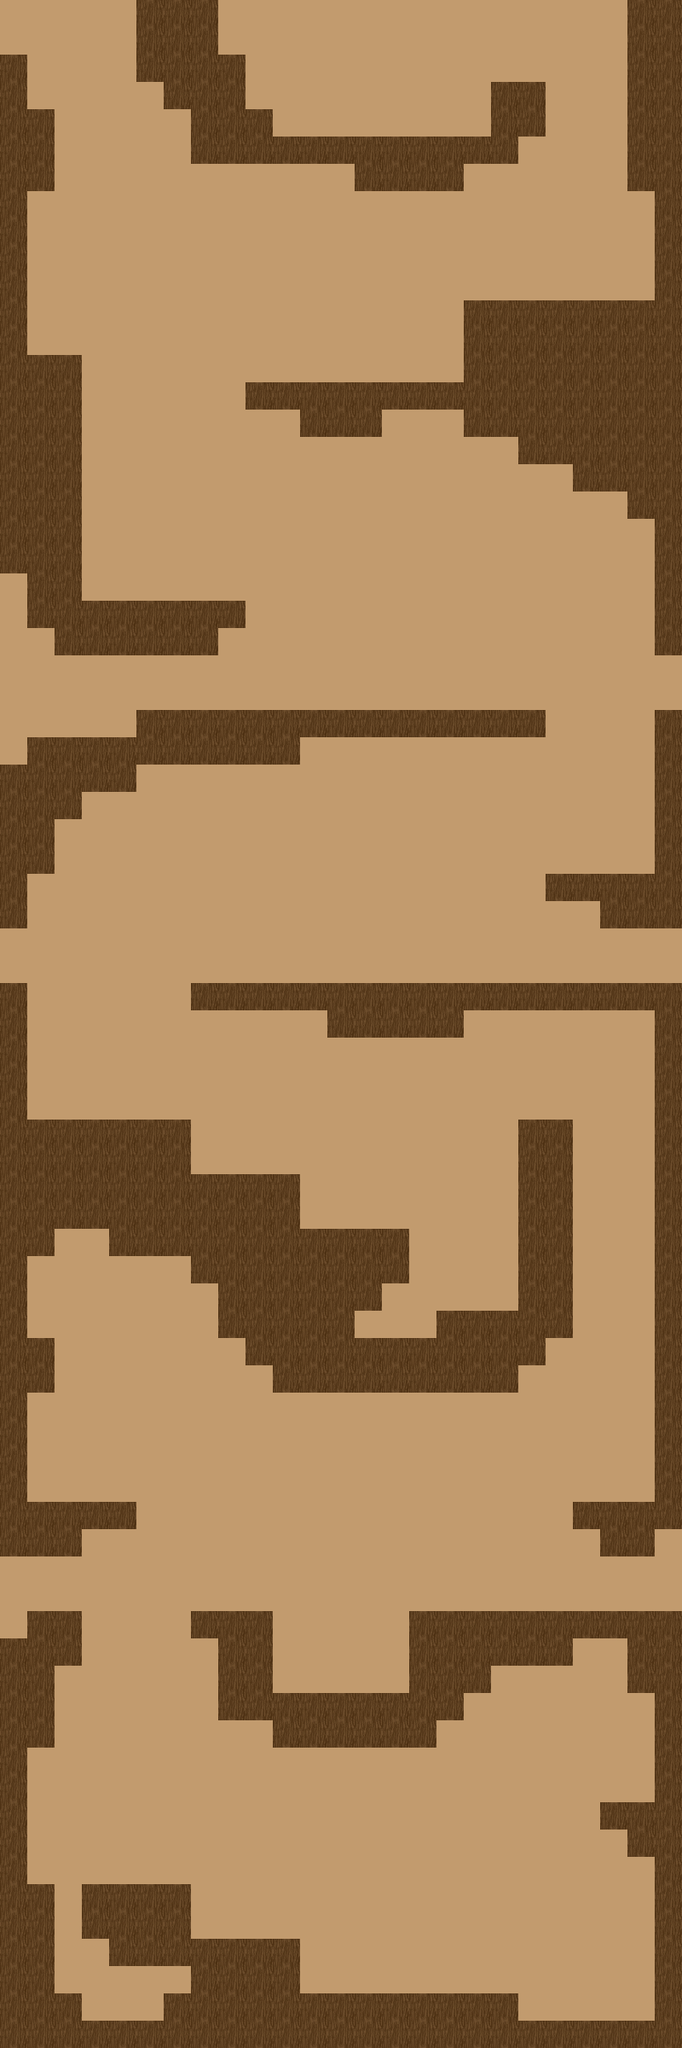

This game map was drawn from its Tiled (.tmx) file and the tilesets committed beside it. A one-line description and the trimmed map source follow:
An orthogonal 25x75 tile map with 32x32 px tiles, 2 tile layers (background, obstacles) and 85 objects (2x right, left).

<map version="1.2" tiledversion="1.2.1" orientation="orthogonal" renderorder="right-down" width="25" height="75" tilewidth="32" tileheight="32" infinite="0" nextlayerid="13" nextobjectid="140">
 <tileset firstgid="1" name="lowTreeTileset" tilewidth="32" tileheight="32" tilecount="100" columns="10">
  <image source="../../images/LowTreeLevel/lowTreeTileset.png" width="320" height="320" />
  <tile id="0">
   <properties>
    <property name="collides" type="bool" value="true" />
   </properties>
  </tile>
 </tileset>
 <layer id="6" name="background" width="25" height="75" locked="1">
  <data>[1875 cells, 1875 non-empty, 1 distinct tile ids]</data>
 </layer>
 <layer id="1" name="obstacles" width="25" height="75" locked="1">
  <data>[1875 cells, 551 non-empty, 1 distinct tile ids]</data>
 </layer>
 <objectgroup id="9" name="birdDroppings" locked="1">
  <object id="3" x="73.375" y="2326.13" />
  <object id="4" x="88" y="2326.38" />
  <object id="5" x="206.875" y="2326.5" />
  <object id="6" x="108.375" y="2358" />
  <object id="7" x="115.375" y="2358.25" />
  <object id="12" x="178" y="2358" />
  <object id="13" x="167.625" y="2358.25" />
  <object id="14" x="149.5" y="2358.25" />
  <object id="15" x="10.6667" y="53.25" />
  <object id="16" x="14.0833" y="53.25" />
  <object id="17" x="44.9167" y="117.417" />
  <object id="18" x="51.25" y="117.417" />
  <object id="19" x="20.8333" y="53.4167" />
  <object id="20" x="230.292" y="821.542" />
  <object id="21" x="201.667" y="821.542" />
  <object id="22" x="179.583" y="821.542" />
  <object id="23" x="140.375" y="853.375" />
  <object id="24" x="117.5" y="853.5" />
  <object id="25" x="103.458" y="853.875" />
  <object id="26" x="92.9167" y="854.125" />
  <object id="27" x="59.7083" y="854" />
  <object id="28" x="45.1667" y="854.125" />
  <object id="29" x="16.875" y="885.792" />
  <object id="30" x="785.167" y="821.708" />
  <object id="31" x="790.5" y="821.583" />
  <object id="32" x="9.72727" y="1142.09" />
  <object id="33" x="15.8182" y="1141.91" />
  <object id="34" x="729.5" y="1141.63" />
  <object id="35" x="745.875" y="1141.63" />
  <object id="36" x="762.75" y="1141.75" />
  <object id="37" x="767.75" y="1141.13" />
  <object id="41" x="786.625" y="1141.88" />
  <object id="42" x="770.667" y="1142.25" />
  <object id="43" x="783.292" y="1141.21" />
  <object id="44" x="432.424" y="1557.64" />
  <object id="45" x="435.667" y="1557.73" />
  <object id="46" x="446.848" y="1557.88" />
  <object id="47" x="495.606" y="1558.03" />
  <object id="48" x="45.2727" y="1557.82" />
  <object id="49" x="48.7879" y="1558.06" />
  <object id="50" x="268.333" y="53.7917" />
  <object id="51" x="276.583" y="53.6667" />
  <object id="52" x="4.9375" y="1909.94" />
  <object id="53" x="13.5" y="1909.94" />
  <object id="54" x="19.75" y="1909.88" />
  <object id="55" x="39.4375" y="1878" />
  <object id="56" x="51" y="1878" />
  <object id="58" x="79.3125" y="1877.94" />
  <object id="60" x="697.875" y="1878" />
  <object id="61" x="728.75" y="1878" />
  <object id="62" x="739.375" y="1877.75" />
  <object id="63" x="767" y="1877.75" />
  <object id="64" x="770.25" y="1877.5" />
  <object id="65" x="783.875" y="1878.13" />
  <object id="66" x="789.375" y="1877.88" />
  <object id="69" x="750" y="2102.07" />
  <object id="70" x="743.116" y="2102.23" />
  <object id="71" x="721.493" y="2101.91" />
 </objectgroup>
 <objectgroup id="10" name="birdStatic" locked="1">
  <object id="72" x="470" y="1557.67" />
  <object id="73" x="131.25" y="2358.5" />
 </objectgroup>
 <objectgroup id="8" name="birdSpawn" locked="1">
  <object id="132" name="right" x="0" y="768" width="800" height="64">
   <properties>
    <property name="spawnRate" type="int" value="200" />
    <property name="speed" type="int" value="80" />
   </properties>
  </object>
  <object id="133" name="left" x="0" y="1088" width="800" height="64">
   <properties>
    <property name="spawnRate" type="int" value="230" />
    <property name="speed" type="int" value="-60" />
   </properties>
  </object>
  <object id="134" name="right" x="0" y="1824" width="800" height="64">
   <properties>
    <property name="spawnRate" type="int" value="400" />
    <property name="speed" type="int" value="110" />
   </properties>
  </object>
 </objectgroup>
 <objectgroup id="11" name="miceSpawn" locked="1">
  <object id="99" x="576" y="64" width="64" height="32" />
  <object id="100" x="720" y="320" width="32" height="32" />
  <object id="101" x="288" y="416" width="32" height="32" />
  <object id="102" x="384" y="416" width="128" height="32" />
  <object id="103" x="544" y="320" width="64" height="32" />
  <object id="104" x="48" y="384" width="48" height="32" />
  <object id="105" x="640" y="992" width="96" height="32" />
  <object id="108" x="160" y="672" width="128" height="32" />
  <object id="109" x="608" y="1280" width="32" height="32" />
  <object id="110" x="640" y="1280" width="32" height="32" />
  <object id="111" x="96" y="1280" width="96" height="32" />
  <object id="112" x="256" y="1344" width="64" height="32" />
  <object id="115" x="48" y="1728" width="64" height="32" />
  <object id="116" x="96" y="1728" width="64" height="32" />
  <object id="123" x="336" y="1952" width="96" height="32" />
  <object id="124" x="368" y="1952" width="96" height="32" />
  <object id="125" x="352" y="1952" width="96" height="32" />
  <object id="126" x="256" y="2240" width="64" height="32" />
  <object id="127" x="384" y="2304" width="64" height="32" />
  <object id="130" x="448" y="2304" width="64" height="32" />
  <object id="131" x="480" y="2304" width="96" height="32" />
 </objectgroup>
 <objectgroup id="12" name="safezone" locked="1">
  <object id="139" x="640" y="2272" width="96" height="96" />
 </objectgroup>
</map>
